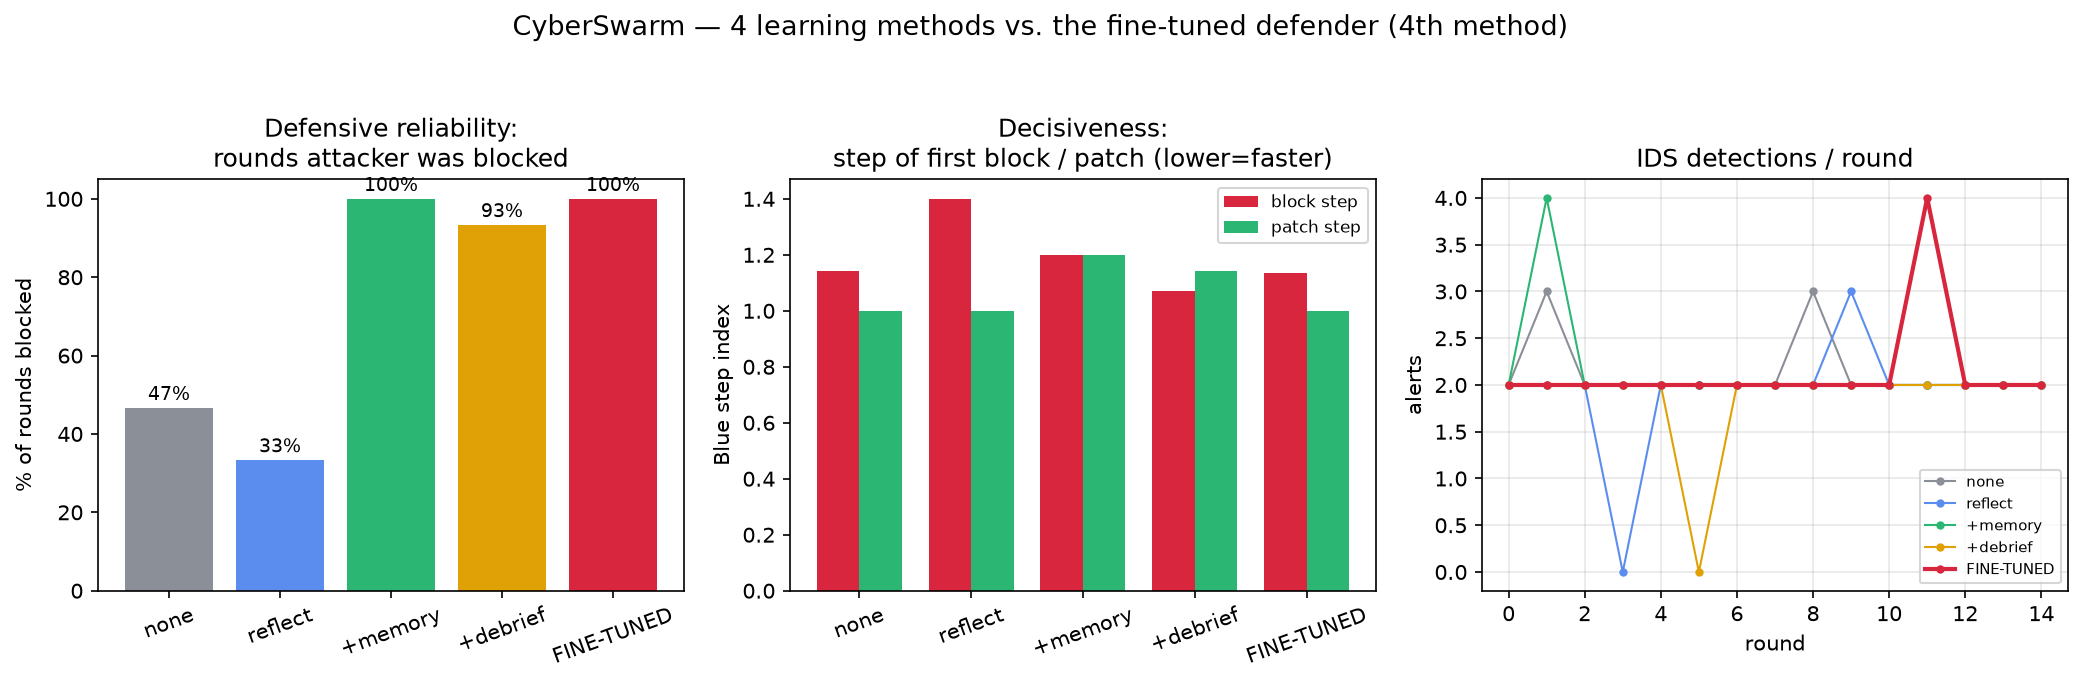

This chart was generated by the following Python code:
"""ft_comparison.py — the headline figure + table for the report.

Compares the 4 prompt-based learning methods against the 4th method (QLoRA
fine-tuning). The coarse IDS-alert scores saturate (single-vuln ceiling), so the
discriminating metric is DEFENSIVE COMPETENCE: in how many rounds did Blue actually
block the attacker, and how decisively (which step it blocked / patched on).

    python ft_comparison.py            # reads ../runs/<method>_r1

Finding: fine-tuning reaches top-tier block reliability (100%) with NO runtime
reflection/memory/debrief — the defensive policy is internalised in the weights.
"""
import json, glob, os
import matplotlib
matplotlib.use("Agg")
import matplotlib.pyplot as plt

ORDER = ["no_learning_r1", "reflect_r1", "reflect_mem_r1", "baseline_r1", "ft_r1"]
LABEL = {"no_learning_r1": "none", "reflect_r1": "reflect",
         "reflect_mem_r1": "+memory", "baseline_r1": "+debrief",
         "ft_r1": "FINE-TUNED"}
COLOR = {"none": "#8a8f98", "reflect": "#5b8def", "+memory": "#2bb673",
         "+debrief": "#e0a106", "FINE-TUNED": "#d7263d"}


def first_step(msgs, tool):
    s = 0
    for m in msgs:
        if m.get("role") == "assistant":
            if m.get("tool_calls"):
                for tc in m["tool_calls"]:
                    if tc["function"]["name"] == tool:
                        return s
                s += 1
    return None


def collect(run):
    rounds = sorted(glob.glob(f"../runs/{run}/round_*/scores.json"))
    det, solved, blue, red, legit = [], [], [], [], 0
    for p in rounds:
        x = json.load(open(p))
        det.append(x["detections"]); solved.append(x["challenges_solved_round"])
        blue.append(x["blue_score"]); red.append(x["red_score"])
        legit += x["legit_blocked"]
    blocked = 0; bsteps = []; psteps = []; calls = []
    for p in sorted(glob.glob(f"../runs/{run}/round_*/blue_messages.json")):
        msgs = json.load(open(p, encoding="utf-8"))
        calls.append(sum(len(m.get("tool_calls") or []) for m in msgs
                         if m.get("role") == "assistant"))
        b = first_step(msgs, "block_ip"); pt = first_step(msgs, "patch_sqli")
        if b is not None:
            blocked += 1; bsteps.append(b)
        if pt is not None:
            psteps.append(pt)
    n = len(rounds) or 1
    mean = lambda xs: sum(xs) / len(xs) if xs else 0.0
    return dict(n=n, det=det, solved=solved, mean_blue=mean(blue), mean_red=mean(red),
                legit=legit, blocked=blocked, block_rate=100.0 * blocked / n,
                avg_block_step=mean(bsteps), avg_patch_step=mean(psteps),
                avg_calls=mean(calls))


def main():
    data = {LABEL[r]: collect(r) for r in ORDER if os.path.isdir(f"../runs/{r}")}
    names = [LABEL[r] for r in ORDER if LABEL[r] in data]
    cols = [COLOR[n] for n in names]

    fig = plt.figure(figsize=(14, 4.6))
    # Panel 1: block reliability (the headline)
    ax1 = fig.add_subplot(1, 3, 1)
    rates = [data[n]["block_rate"] for n in names]
    ax1.bar(names, rates, color=cols)
    ax1.set_title("Defensive reliability:\nrounds attacker was blocked")
    ax1.set_ylabel("% of rounds blocked"); ax1.set_ylim(0, 105)
    for i, v in enumerate(rates):
        ax1.text(i, v + 2, f"{v:.0f}%", ha="center", fontsize=9)
    ax1.tick_params(axis="x", rotation=20)

    # Panel 2: decisiveness (lower = faster)
    ax2 = fig.add_subplot(1, 3, 2)
    import numpy as np
    x = np.arange(len(names)); w = 0.38
    ax2.bar(x - w / 2, [data[n]["avg_block_step"] for n in names], w, label="block step", color="#d7263d")
    ax2.bar(x + w / 2, [data[n]["avg_patch_step"] for n in names], w, label="patch step", color="#2bb673")
    ax2.set_title("Decisiveness:\nstep of first block / patch (lower=faster)")
    ax2.set_ylabel("Blue step index"); ax2.set_xticks(x); ax2.set_xticklabels(names, rotation=20)
    ax2.legend(fontsize=8)

    # Panel 3: per-round detections curve
    ax3 = fig.add_subplot(1, 3, 3)
    for n in names:
        ax3.plot(range(len(data[n]["det"])), data[n]["det"], marker="o", ms=3,
                 label=n, color=COLOR[n], lw=2 if n == "FINE-TUNED" else 1)
    ax3.set_title("IDS detections / round"); ax3.set_xlabel("round")
    ax3.set_ylabel("alerts"); ax3.legend(fontsize=7); ax3.grid(True, alpha=0.3)

    fig.suptitle("CyberSwarm — 4 learning methods vs. the fine-tuned defender (4th method)",
                 fontsize=13)
    fig.tight_layout(rect=[0, 0, 1, 0.94])
    out = "ft_comparison.png"
    fig.savefig(out, dpi=150, bbox_inches="tight")
    print(f"wrote {out}\n")

    # Table
    hdr = f"{'method':<12}{'block%':>8}{'blocked':>9}{'blk_step':>9}{'patch_step':>11}{'mean_det':>9}{'mean_blue':>10}{'legit_blk':>10}"
    print(hdr); print("-" * len(hdr))
    for n in names:
        d = data[n]
        print(f"{n:<12}{d['block_rate']:>7.0f}%{str(d['blocked'])+'/'+str(d['n']):>9}"
              f"{d['avg_block_step']:>9.2f}{d['avg_patch_step']:>11.2f}"
              f"{sum(d['det'])/d['n']:>9.2f}{d['mean_blue']:>10.2f}{d['legit']:>10}")


if __name__ == "__main__":
    main()
